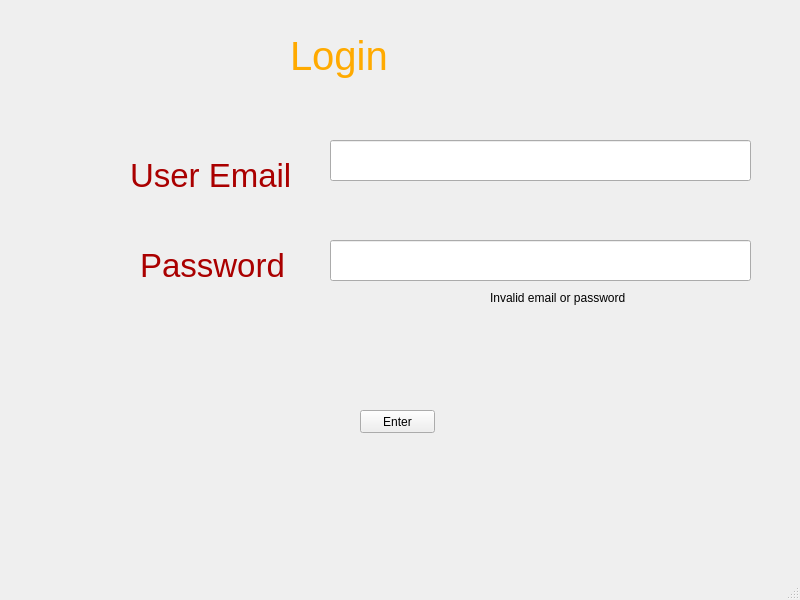
<?xml version="1.0" encoding="UTF-8"?>
<ui version="4.0">
 <class>MainWindow</class>
 <widget class="QMainWindow" name="MainWindow">
  <property name="geometry">
   <rect>
    <x>0</x>
    <y>0</y>
    <width>800</width>
    <height>600</height>
   </rect>
  </property>
  <property name="windowTitle">
   <string>MainWindow</string>
  </property>
  <widget class="QWidget" name="centralwidget">
   <widget class="QStackedWidget" name="stackedWidget">
    <property name="geometry">
     <rect>
      <x>0</x>
      <y>0</y>
      <width>800</width>
      <height>600</height>
     </rect>
    </property>
    <property name="minimumSize">
     <size>
      <width>800</width>
      <height>600</height>
     </size>
    </property>
    <property name="styleSheet">
     <string notr="true">* {
box-sizing: border-box;
}

*:focus {
outline: none;
}
body {
font-family: Arial;
background-color: #3498DB;
padding: 50px;
}
.login {
margin: 20px auto;
width: 300px;
}
.login-screen {
background-color: #FFF;
padding: 20px;
border-radius: 5px
}

.app-title {
text-align: center;
color: #777;
}

.login-form {
text-align: center;
}
.control-group {
margin-bottom: 10px;
}

input {
text-align: center;
background-color: #ECF0F1;
border: 2px solid transparent;
border-radius: 3px;
font-size: 16px;
font-weight: 200;
padding: 10px 0;
width: 250px;
transition: border .5s;
}

input:focus {
border: 2px solid #3498DB;
box-shadow: none;
}

.btn {
border: 2px solid transparent;
background: #3498DB;
color: #ffffff;
font-size: 16px;
line-height: 25px;
padding: 10px 0;
text-decoration: none;
text-shadow: none;
border-radius: 3px;
box-shadow: none;
transition: 0.25s;
display: block;
width: 250px;
margin: 0 auto;
}

.btn:hover {
background-color: #2980B9;
}

.login-link {
font-size: 12px;
color: #444;
display: block;
margin-top: 12px;
}</string>
    </property>
    <widget class="QWidget" name="page">
     <widget class="QLabel" name="label">
      <property name="geometry">
       <rect>
        <x>290</x>
        <y>20</y>
        <width>181</width>
        <height>71</height>
       </rect>
      </property>
      <property name="styleSheet">
       <string notr="true">color:rgb(255, 170, 0); font-size:30pt;</string>
      </property>
      <property name="text">
       <string>Login</string>
      </property>
     </widget>
     <widget class="QLineEdit" name="email">
      <property name="geometry">
       <rect>
        <x>330</x>
        <y>140</y>
        <width>421</width>
        <height>41</height>
       </rect>
      </property>
      <property name="styleSheet">
       <string notr="true">font-size: 14pt; color: rgbrgb(0, 85, 0)</string>
      </property>
     </widget>
     <widget class="QLineEdit" name="password">
      <property name="geometry">
       <rect>
        <x>330</x>
        <y>240</y>
        <width>421</width>
        <height>41</height>
       </rect>
      </property>
      <property name="styleSheet">
       <string notr="true">font-size: 14pt; color: rgbrgb(0, 85, 0)</string>
      </property>
     </widget>
     <widget class="QLabel" name="label_3">
      <property name="geometry">
       <rect>
        <x>140</x>
        <y>240</y>
        <width>151</width>
        <height>51</height>
       </rect>
      </property>
      <property name="styleSheet">
       <string notr="true">color: rgb(170, 0, 0); font-size: 25pt;</string>
      </property>
      <property name="text">
       <string>Password</string>
      </property>
     </widget>
     <widget class="QLabel" name="label_2">
      <property name="geometry">
       <rect>
        <x>130</x>
        <y>150</y>
        <width>171</width>
        <height>51</height>
       </rect>
      </property>
      <property name="styleSheet">
       <string notr="true">color: rgb(170, 0, 0); font-size: 25pt;</string>
      </property>
      <property name="text">
       <string>User Email</string>
      </property>
     </widget>
     <widget class="QPushButton" name="enterButton">
      <property name="geometry">
       <rect>
        <x>360</x>
        <y>410</y>
        <width>75</width>
        <height>23</height>
       </rect>
      </property>
      <property name="text">
       <string>Enter</string>
      </property>
     </widget>
     <widget class="QLabel" name="invalid">
      <property name="geometry">
       <rect>
        <x>490</x>
        <y>290</y>
        <width>141</width>
        <height>16</height>
       </rect>
      </property>
      <property name="text">
       <string>Invalid email or password</string>
      </property>
     </widget>
    </widget>
    <widget class="QWidget" name="page_2"/>
   </widget>
  </widget>
  <widget class="QMenuBar" name="menubar">
   <property name="geometry">
    <rect>
     <x>0</x>
     <y>0</y>
     <width>800</width>
     <height>21</height>
    </rect>
   </property>
  </widget>
  <widget class="QStatusBar" name="statusbar"/>
 </widget>
 <resources/>
 <connections/>
</ui>
